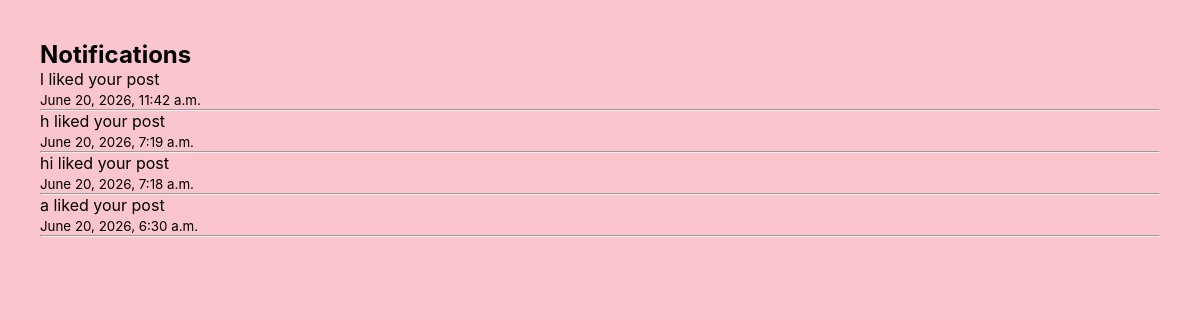
/notifications/ (signed in), run on an earlier commit of the app's database.
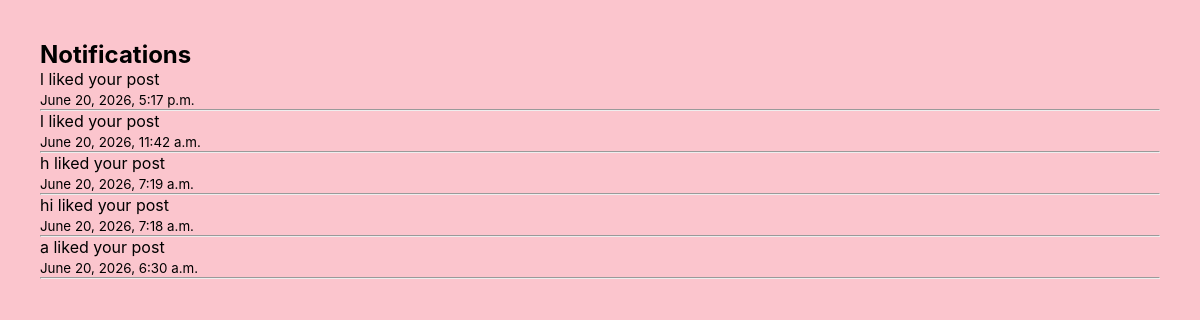
And on a later commit of the database.
### social/models.py (models this page shows, shortened)
class Notification(models.Model):
    sender = models.ForeignKey(
        User,
        on_delete=models.CASCADE,
        related_name='sent_notifications'
    )
    receiver = models.ForeignKey(
        User,
        on_delete=models.CASCADE,
        related_name='received_notifications'
    )
    post = models.ForeignKey(
        Post,
        on_delete=models.CASCADE,
        null=True,
        blank=True
    )
    message = models.CharField(
        max_length=200
    )
    created_at = models.DateTimeField(
        auto_now_add=True
    )

### social/views.py (the view)
# urls.py: path('notifications/',views.notifications_view, name='notifications'),
@login_required
def notifications_view(request):
    notifications = Notification.objects.filter(
        receiver=request.user
    ).order_by(
        '-created_at'
    )
    return render(
        request,
        'notifications.html',
        {
            'notifications':notifications
        }
    )

### social/templates/notifications.html (shortened to what this page needs)
<!DOCTYPE html>
<html>
<head>
</head>
<body>
<h2>Notifications</h2>
{% for n in notifications %}
<p>
{{ n.message }}
</p>
<small>
{{ n.created_at }}
</small>
<hr>
{% empty %}
<p>No notifications</p>
{% endfor %}
</body>
</html>

What changed in the data, as far as the page shows it:
added Notification: message "l liked your post", created_at "June 20, 2026, 5:17 p.m."
